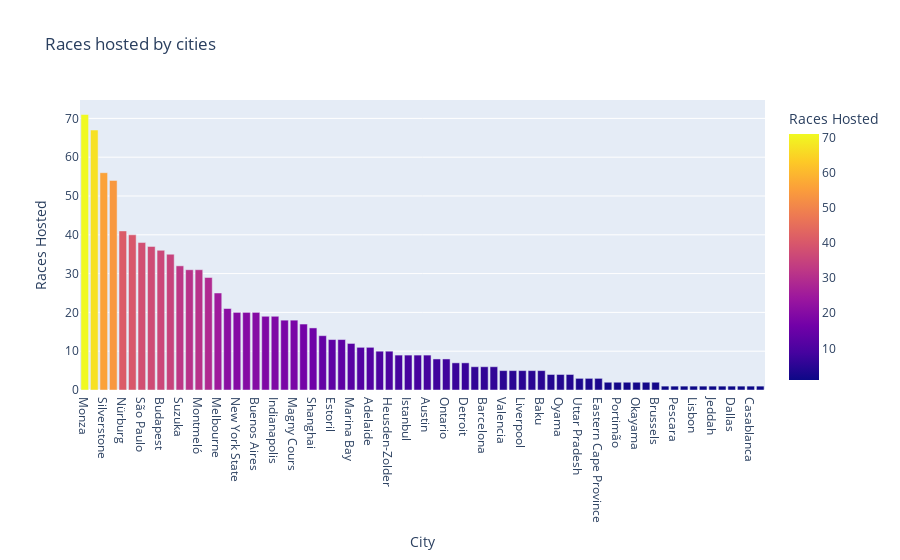

Source (notebook cell):
### Code cell
# Finding the locations that hosted the maximum races

cir_max = pd.read_sql('select c.location as "City", count(r.circuitid) as "Races Hosted" from circuits c, races r where r.circuitid = c.circuitid group by "City" order by "Races Hosted" desc;', conn)
cir_max

px.bar(cir_max, x="City", y="Races Hosted", color="Races Hosted", title="Races hosted by cities")

### Figure 1 — Plotly figure (JSON) as saved in the notebook; plotly's stock layout.template omitted (floating-point values rounded to 4 significant figures)
{"data": [{"alignmentgroup": "True", "hovertemplate": "City=%{x}<br>Races Hosted=%{marker.color}<extra></extra>", "legendgroup": "", "marker": {"color": [71, 67, 56, 54, 41, 40, 38, 37, 36, 35, 32, 31, 31, 29, 25, 21, 20, 20, 20, 19, 19, 18, 18, 17, 16, 14, 13, 13, 12, 11, 11, 10, 10, 9, 9, 9, 9, 8, 8, 7, 7, 6, 6, 6, 5, 5, 5, 5, 5, 4, 4, 4, 3, 3, 3, 2, 2, 2, 2, 2, 2, 1, 1, 1, 1, 1, 1, 1, 1, 1, 1, 1], "coloraxis": "coloraxis", "pattern": {"shape": ""}}, "name": "", "offsetgroup": "", "orientation": "v", "showlegend": false, "textposition": "auto", "type": "bar", "x": ["Monza", "Monte-Carlo", "Silverstone", "Spa", "Nürburg", "Montreal", "São Paulo", "Hockenheim", "Budapest", "Spielburg", "Suzuka", "Zandvoort", "Montmeló", "Imola", "Melbourne", "Mexico City", "New York State", "Midrand", "Buenos Aires", "Kuala Lumpur", "Indianapolis", "Sakhir", "Magny Cours", "Le Castellet", "Shanghai", "Kent", "Estoril", "Abu Dhabi", "Marina Bay", "Reims", "Adelaide", "Rio de Janeiro", "Heusden-Zolder", "Madrid", "Istanbul", "California", "Austin", "Sochi", "Ontario", "Jerez de la Frontera", "Detroit", "Dijon", "Barcelona", "Anderstorp", "Valencia", "Rouen", "Liverpool", "Bern", "Baku", "Yeongam County", "Oyama", "Clermont-Ferrand", "Uttar Pradesh", "Phoenix", "Eastern Cape Province", "Quebec", "Portimão", "Oporto", "Okayama", "Nevada", "Brussels", "Styria", "Pescara", "Mugello", "Lisbon", "Le Mans", "Jeddah", "Florida", "Dallas", "Castle Donington", "Casablanca", "Berlin"], "xaxis": "x", "y": [71, 67, 56, 54, 41, 40, 38, 37, 36, 35, 32, 31, 31, 29, 25, 21, 20, 20, 20, 19, 19, 18, 18, 17, 16, 14, 13, 13, 12, 11, 11, 10, 10, 9, 9, 9, 9, 8, 8, 7, 7, 6, 6, 6, 5, 5, 5, 5, 5, 4, 4, 4, 3, 3, 3, 2, 2, 2, 2, 2, 2, 1, 1, 1, 1, 1, 1, 1, 1, 1, 1, 1], "yaxis": "y"}], "layout": {"barmode": "relative", "coloraxis": {"colorbar": {"title": {"text": "Races Hosted"}}, "colorscale": [[0, "#0d0887"], [0.1111, "#46039f"], [0.2222, "#7201a8"], [0.3333, "#9c179e"], [0.4444, "#bd3786"], [0.5556, "#d8576b"], [0.6667, "#ed7953"], [0.7778, "#fb9f3a"], [0.8889, "#fdca26"], [1, "#f0f921"]]}, "legend": {"tracegroupgap": 0}, "title": {"text": "Races hosted by cities"}, "xaxis": {"anchor": "y", "domain": [0, 1], "title": {"text": "City"}}, "yaxis": {"anchor": "x", "domain": [0, 1], "title": {"text": "Races Hosted"}}}}
